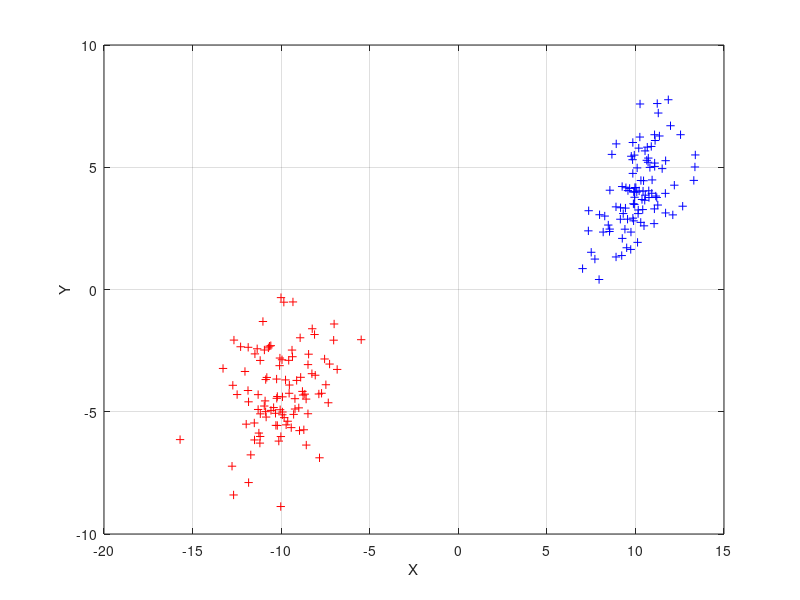

MATLAB code to generate this figure:
clear all
close all
clc

% ANN Project 1
% Create data which is then used for binary classification

%%          3.1.1 Datasets
% Create 2 datasets of multivariant distribution(with mu and sigma)
% with linearly seperable data (100 points per class)

rng default;
% first group od data
mu1 = [10,4];
sigma1 = [2,1;1,2];
data1 = mvnrnd(mu1,sigma1,100);

%second group of data
mu2 = [-10,-4];
sigma2 = [3,1;1,3];
data2 = mvnrnd(mu2,sigma2,100);

%%          3.1.2 Single-layer perceptron


%%          Plotting

figure(1)
plot(data1(:,1),data1(:,2),'b+')
grid on
xlabel('X')
ylabel('Y')

hold on
plot(data2(:,1),data2(:,2),'r+')

